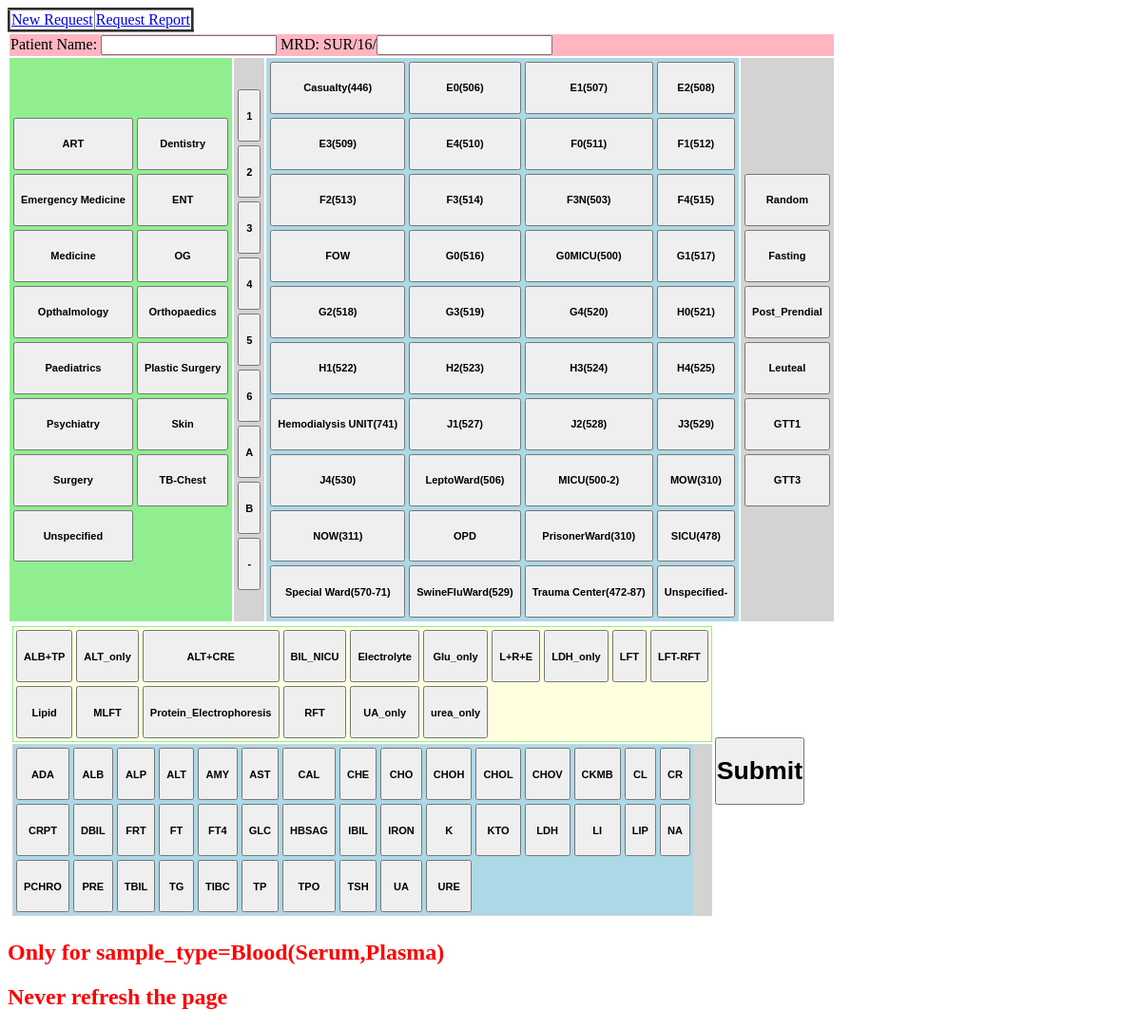
The app's page /new_request_barcode_ward.php, older data.
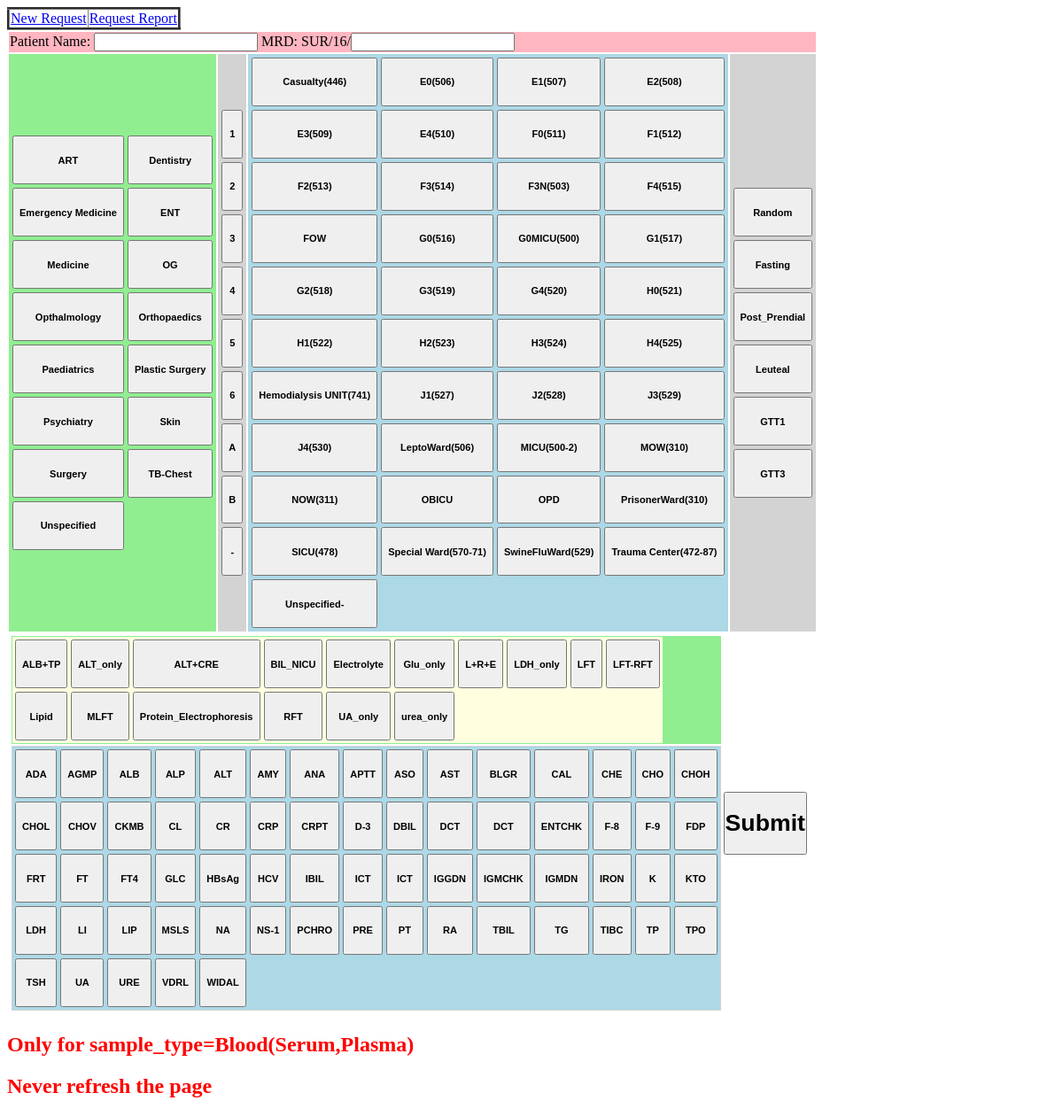
The same page, newer data.
### tables this page shows
CREATE TABLE `clinician` (
  `clinician` varchar(30) NOT NULL,
  `code` varchar(30) NOT NULL,
  PRIMARY KEY (`clinician`)
);

CREATE TABLE `unit` (
  `unit` varchar(30) DEFAULT NULL
);

CREATE TABLE `location` (
  `location` varchar(30) DEFAULT NULL
);

CREATE TABLE `sample_details` (
  `sample_details` varchar(30) DEFAULT NULL
);

CREATE TABLE `profile` (
  `profile` varchar(50) NOT NULL,
  `T1` int(11) DEFAULT NULL,
  `T2` int(11) DEFAULT NULL,
  `T3` int(11) DEFAULT NULL,
  `T4` int(11) DEFAULT NULL,
  `T5` int(11) DEFAULT NULL,
  `T6` varchar(50) NOT NULL,
  `T7` varchar(50) NOT NULL,
  `T8` varchar(50) NOT NULL,
  `T9` varchar(50) NOT NULL,
  `T10` varchar(10) NOT NULL,
  `sample_type` varchar(30) DEFAULT NULL,
  `preservative` varchar(30) DEFAULT NULL,
  PRIMARY KEY (`profile`)
);

CREATE TABLE `scope` (
  `result` varchar(200) DEFAULT NULL,
  `unit` varchar(10) DEFAULT NULL,
  `name_of_examination` varchar(50) NOT NULL,
  `id` int(11) NOT NULL,
  `referance_range` varchar(200) DEFAULT NULL,
  `sample_type` varchar(20) NOT NULL,
  `preservative` varchar(30) NOT NULL,
  `method_of_analysis` varchar(30) NOT NULL,
  `sample_id` int(11) DEFAULT NULL,
  `code` varchar(20) DEFAULT NULL,
  `Available` varchar(20) NOT NULL,
  `NABL_Accredited` varchar(20) NOT NULL,
  `TAT` varchar(200) NOT NULL,
  `instruction_for_patient_preparation` varchar(500) DEFAULT NULL,
  `instruction_for_patient_collected_sample` varchar(500) NOT NULL,
  `patient_consent` varchar(500) NOT NULL,
  `required_patient_and_family_info` varchar(500) NOT NULL,
  `preexamination_storage_requirement` varchar(500) NOT NULL,
  `maximum_duration_of_sample_collection` varchar(50) NOT NULL,
  `time_limit_to_request_as_additional_examination` varchar(500) NOT NULL,
  `section` varchar(5) NOT NULL,
  PRIMARY KEY (`id`)
);

### new_request_barcode_ward.php (the view, shortened to what the changed rows need)
<?php
echo '<html>';
echo '<head>';
echo '</head>';
echo '<body>';
$sample_type='Blood(Serum,Plasma)';
function list_department()
{
	$sql='select * from clinician order by clinician';
	$link=start_nchsls();
	$result=mysql_query($sql,$link);
	echo '<table>';
	$i=1;
	while($clinician_array=mysql_fetch_assoc($result))
	{
		if($i%2==1){echo '<tr>';}
		echo '<td>';
		echo '<button	style="width:100%"
						id		="'.$clinician_array['clinician'].'"
						type	=button
						name	=department
						value	=\''.$clinician_array['clinician'].'\'
						onclick	="doo(\''.$clinician_array['clinician'].'\',\'department\',\'selected_department\')"><h5>'
						.$clinician_array['clinician'].
			'</h5></button>';
		echo '</td>';
		if($i%2==0){echo '</tr>';}
		$i=$i+1;
	}
	echo '</table>';
}
function list_sample_details()
{
	$sql='select * from sample_details';
	$link=start_nchsls();
	$result=mysql_query($sql,$link);
	echo '<table>';
	while($sample_details_array=mysql_fetch_assoc($result))
	{
		echo '<tr>';
		echo '<td>';
		echo '<button	style="width:100%"
						id		="'.$sample_details_array['sample_details'].'"
						type	=button
						name	=sample_details
						value	=\''.$sample_details_array['sample_details'].'\'
						onclick	="doo(\''.$sample_details_array['sample_details'].'\',\'sample_details\',\'selected_sample_details\')"><h5>'
						.$sample_details_array['sample_details'].
			'</h5></button>';
		echo '</td>';
		echo '</tr>';
	}
	echo '</table>';
}
function list_scope()
{
	global $sample_type;
	$sql='select * from scope where sample_type=\''.$sample_type.'\' order by code';
	$link=start_nchsls();
	$result=mysql_query($sql,$link);
	echo '<table   style="background:lightblue;">';
	$i=1;
	while($scope=mysql_fetch_assoc($result))
	{
		if($i%15==1){echo '<tr>';}
		echo '<td>';
		echo '<button	title=\''.$scope['name_of_examination'].'\' style="width:100%"
						id		="'.$scope['code'].'"
						type	=button
						name	=code
						value	=\''.$scope['code'].'\'
						onclick	="select_examination(\''.$scope['code'].'\')"><h5>'.$scope['code'].'</h5></button>
				<input type=hidden readonly id="examination|'.$scope['code'].'" name="examination|'.$scope['code'].'">';
		echo '</td>';
		if($i%15==0){echo '</tr>';}
		$i=$i+1;
	}
	echo '</table>';
}
function list_profile()
{
	global $sample_type;
	$sql='select * from profile where sample_type=\''.$sample_type.'\' ';
	$link=start_nchsls();
	$result=mysql_query($sql,$link);
	echo '<table   style="background:lightyellow;">';
	$i=1;
	while($profile=mysql_fetch_assoc($result))
	{
		if($i%10==1){echo '<tr>';}
		echo '<td>';
		echo '<button	style	="width:100%"
						id		="'.$profile['profile'].'"
						type	=button
						name	=profile
						value	=\''.$profile['profile'].'\'
						onclick	="select_profile(\''.$profile['profile'].'\')"><h5>'.$profile['profile'].'</h5></button>
				<input type=hidden readonly id="profile|'.$profile['profile'].'" name="profile|'.$profile['profile'].'">';
		echo '</td>';
		if($i%10==0){echo '</tr>';}
		$i=$i+1;
	}
	echo '</table>';
}
function list_unit()
{
	$sql='select * from unit';
	$link=start_nchsls();
	$result=mysql_query($sql,$link);
	echo '<table>';
	$i=1;
	while($unit_array=mysql_fetch_assoc($result))
	{
		echo '<td>';
		echo '<button	style="width:100%"
						id		="'.$unit_array['unit'].'"
						type	=button
						name	=unit
						value	=\''.$unit_array['unit'].'\'
						onclick	="doo(\''.$unit_array['unit'].'\',\'unit\',\'selected_unit\')"><h5>'
						.$unit_array['unit'].
			'</h5></button>';
		echo '</td>';
		if($i%1==0){echo '</tr>';}
		$i=$i+1;
	}
	echo '</table>';
}
function list_location()
{
	$sql='select * from location order by location';
	$link=start_nchsls();
	$result=mysql_query($sql,$link);
	echo '<table>';
	$i=1;
	while($location_array=mysql_fetch_assoc($result))
	{
		if($i%4==1){echo '<tr>';}
		echo '<td>';
		echo '<button	style="width:100%"
						id		="'.$location_array['location'].'"
						type	=button
						name	=location
						value	=\''.$location_array['location'].'\'
						onclick	="doo(\''.$location_array['location'].'\',\'location\',\'selected_location\')"><h5>'
						.$location_array['location'].
			'</h5></button>';
		echo '</td>';
		if($i%4==0){echo '</tr>';}
		$i=$i+1;
	}
	echo '</table>';
}
function get_patient_and_sample_data()
{
		echo	'<table   style="background:light;"><form method=post>
					<tr  style="background:lightpink;">
						<td colspan=10 >Patient Name: <input  type=text name=name> MRD: SUR/'.date("y").'/<input onblur="checkInp(\'mrd\')" type=number id=mrd name=mrd size=10 maxlength=8></td>
					</tr>
					<tr>
						<td  style="background:lightgreen;">
							<input type=hidden readonly id="selected_department" name="selected_department"/>';
							list_department();
		echo 			'</td>';
		echo 			'
						<td   style="background:lightgray;">
							<input type=hidden readonly id="selected_unit" name="selected_unit"/>';
							list_unit();
		echo 			'</td>
						<td   style="background:lightblue;">
							<input type=hidden readonly id="selected_location" name="selected_location"/>';
							list_location();
		echo 			'
						<td   style="background:lightgray;">
							<input type=hidden readonly id="selected_sample_details" name="selected_sample_details"/>';
							list_sample_details();
		echo 			'</td></tr><tr>
						<td colspan=10>';
			echo 			'<table border=0><tr>
							<td style="background:lightgreen;">';
								list_profile();
			echo 			'</td><td rowspan=2><button type=input style="height:100%;width:100%;padding:0;margin:0;"
								type=submit name=action value=insert_new><h1>Submit</h1></button>';
			echo 			'</td></tr>
							<tr>
								<td style="background:lightgray;">';
								list_scope();
			echo 			'</td></tr></table>';
		echo			'</td>
						</tr>
						</table></form>';
}
	get_patient_and_sample_data();
	echo '<h2 style="color:red;">Only for sample_type=Blood(Serum,Plasma) </h2>';
	echo '<h2 style="color:red;">Never refresh the page</h2>';
?>

Row changes from the older to the newer data that the page shows:
no longer on this page (row edited): scope: code "HBSAG"
added location: location "OBICU"
added scope: code "AGMP"
added scope: code "ANA"
added scope: code "APTT"
added scope: code "ASO"
added scope: code "BLGR"
added scope: code "CRP"
added scope: code "D-3"
added scope: code "DCT"
added scope: code "DCT"
added scope: code "ENTCHK"
added scope: code "F-8"
added scope: code "F-9"
added scope: code "FDP"
added scope: code "HBsAg"
added scope: code "HCV"
added scope: code "ICT"
added scope: code "ICT"
added scope: code "IGGDN"
added scope: code "IGMCHK"
added scope: code "IGMDN"
added scope: code "MSLS"
added scope: code "NS-1"
added scope: code "PT"
added scope: code "RA"
added scope: code "VDRL"
added scope: code "WIDAL"
